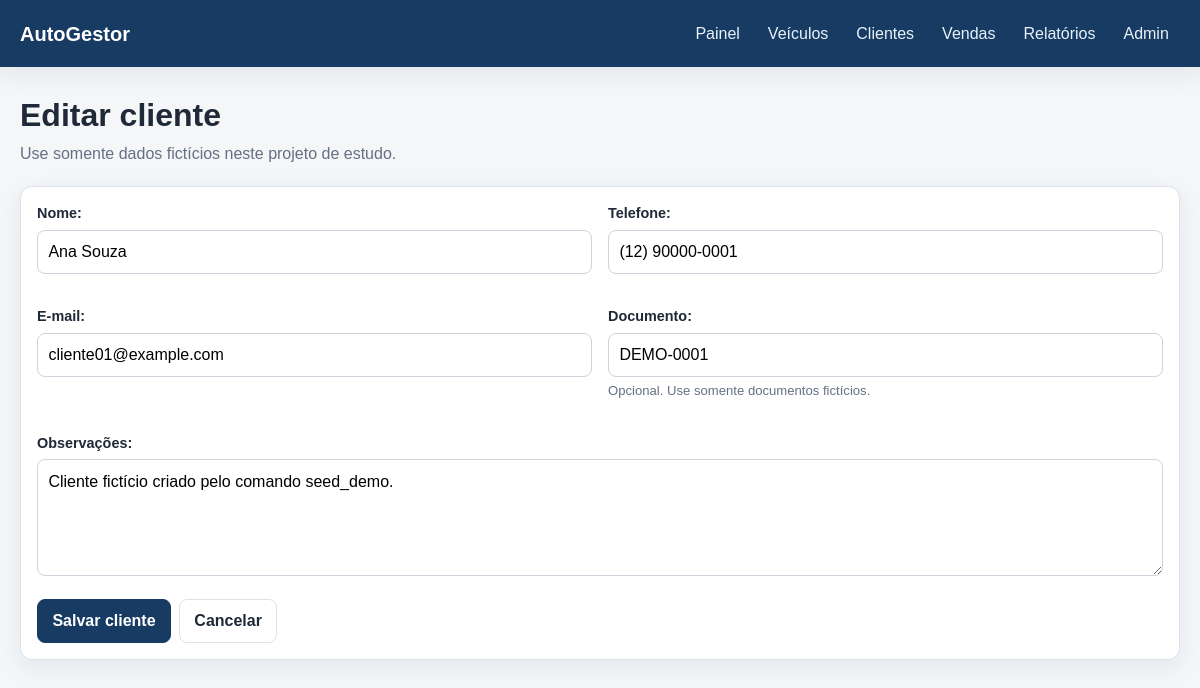
Page /clientes/1/editar/ on the committed database.
### cars/models.py (models this page shows, shortened)
class Customer(models.Model):
    name = models.CharField("nome", max_length=200)
    phone = models.CharField("telefone", max_length=30)
    email = models.EmailField("e-mail", blank=True)
    document = models.CharField(
        "documento",
        max_length=30,
        blank=True,
        help_text="Opcional. Use somente documentos fictícios.",
    )
    notes = models.TextField("observações", blank=True)
    created_at = models.DateTimeField("cadastrado em", auto_now_add=True)
    updated_at = models.DateTimeField("atualizado em", auto_now=True)
    class Meta:
        ordering = ("name",)
        verbose_name = "cliente"
        verbose_name_plural = "clientes"
        constraints = [
            models.UniqueConstraint(
                fields=("document",),
                condition=~Q(document=""),
                name="unique_non_empty_customer_document",
            )
        ]

### cars/views.py (the view)
# urls.py: path("clientes/<int:pk>/editar/", views.customer_update_view, name="customer_update"),
def customer_update_view(request, pk):
    customer = get_object_or_404(Customer, pk=pk)
    form = CustomerForm(request.POST or None, instance=customer)
    if request.method == "POST" and form.is_valid():
        form.save()
        messages.success(request, "Cliente atualizado com sucesso.")
        return redirect("customer_detail", pk=customer.pk)
    return render(
        request,
        "cars/customer_form.html",
        {"form": form, "customer": customer, "title": "Editar cliente"},
    )

### cars/forms.py (shortened to what this page needs)
class CustomerForm(StyledModelForm):
    class Meta:
        model = Customer
        fields = ("name", "phone", "email", "document", "notes")
        widgets = {"notes": forms.Textarea(attrs={"rows": 4})}

### cars/templates/cars/customer_form.html (shortened to what this page needs)
{% extends 'cars/base.html' %}
{% block content %}
<header class="page-header"><div><h1>{{ title }}</h1><p class="subtitle">Use somente dados fictícios neste projeto de estudo.</p></div></header>
<form class="form-card" method="post">
    <div class="form-row">
        {% for field in form %}
            <div class="form-field{% if field.name == 'notes' %} full-width{% endif %}">
                {{ field.label_tag }}{{ field }}{% if field.help_text %}<span class="helptext">{{ field.help_text }}</span>{% endif %}{{ field.errors }}
            </div>
        {% endfor %}
    </div>
    <div class="actions"><button type="submit">Salvar cliente</button><a class="button secondary" href="{% if customer %}{% url 'customer_detail' customer.pk %}{% else %}{% url 'customer_list' %}{% endif %}">Cancelar</a></div>
</form>
{% endblock %}

### cars/static/cars/styles.css (style rules this page uses)
:root { --bg: #f4f6f8; --surface: #ffffff; --text: #1f2937; --muted: #667085; --primary: #173b63; --primary-hover: #0f2c4b; --accent: #2d78bd; --success: #157347; --warning: #a15c00; --danger: #b42318; --border: #dce2e8; --shadow: 0 8px 24px rgba(23, 59, 99, 0.08); }
* { box-sizing: border-box; }
body { margin: 0; background: var(--bg); color: var(--text); font-family: Arial, Helvetica, sans-serif; line-height: 1.5; }
a { color: var(--accent); text-decoration: none; }
.page-header { align-items: flex-start; display: flex; gap: 1rem; justify-content: space-between; margin-bottom: 1.25rem; }
.page-header h1 { margin: 0; }
.subtitle { color: var(--muted); margin: 0.2rem 0 0; }
.actions { display: flex; flex-wrap: wrap; gap: 0.5rem; }
.button, button { background: var(--primary); border: 1px solid var(--primary); border-radius: 8px; color: #fff; cursor: pointer; display: inline-block; font: inherit; font-weight: 700; padding: 0.58rem 0.9rem; }
.button.secondary { background: #fff; border-color: var(--border); color: var(--text); }
.full-width { grid-column: 1 / -1; }
.filters, .form-card { background: var(--surface); border: 1px solid var(--border); border-radius: 12px; box-shadow: var(--shadow); margin-bottom: 1.25rem; padding: 1rem; }
label { display: block; font-size: 0.9rem; font-weight: 700; margin-bottom: 0.3rem; }
.form-control, .form-select, input, select, textarea { background: #fff; border: 1px solid #cbd3dc; border-radius: 8px; font: inherit; max-width: 100%; padding: 0.58rem 0.65rem; width: 100%; }
textarea { resize: vertical; }
.form-row { display: grid; gap: 1rem; grid-template-columns: repeat(2, minmax(0, 1fr)); }
.form-field { margin-bottom: 1rem; }
.helptext, .help-text { color: var(--muted); display: block; font-size: 0.82rem; margin-top: 0.25rem; }

### rows in the picture
Customer: form "Ana Souza" "(12) 90000-0001" "cliente01@example.com" "DEMO-0001" "Cliente fictício criado pelo comando seed_demo."

### other values in the picture
{{ title }} "Editar cliente"
{{ field.label_tag }} "Nome:" "Telefone:" "E-mail:" "Documento:" "Observações:"
{{ field.help_text }} "Opcional. Use somente documentos fictícios."
